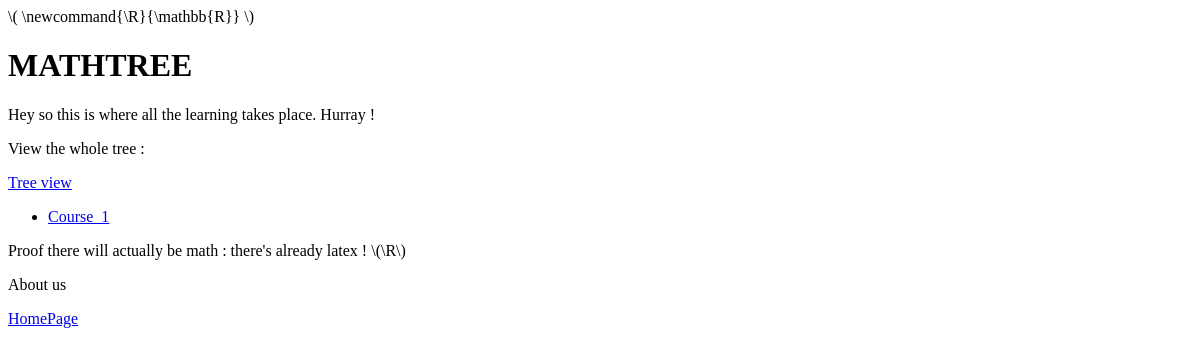
Page /courses/ on the earlier database version.
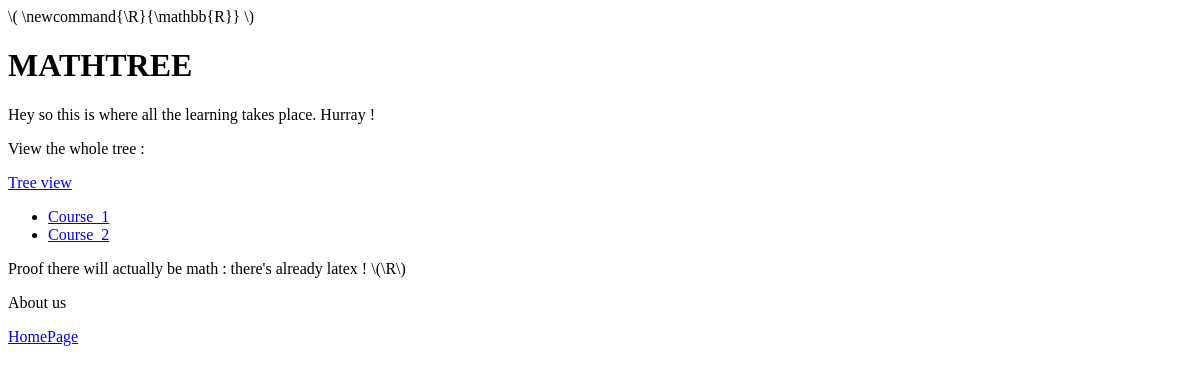
Same page on the later database version.
### Courses/models.py (models this page shows, shortened)
class Course(models.Model) :
    name = models.CharField(max_length = big_number)
    x_position = models.FloatField(default=0)
    y_position = models.FloatField(default=0)
    description = models.TextField(default = "")

### Courses/views.py (the view)
# urls.py: path('', views.courses.as_view(), name = "courses"),
class courses(ListView) :
    template_name = 'Courses/courses.html'
    context_object_name = 'Courses_list'
    def get_queryset(self) :
        return Course.objects.all()

### Courses/templates/Courses/courses.html
{% extends "HomePage/base.html" %}
{% block content %}
<p> Hey so this is where all the learning takes place. Hurray !</p>
<p>View the whole tree :</p>
<a href="{% url 'general_tree_view' %}">Tree view</a>
{% if Courses_list %}
    <ul>
        {% for course in Courses_list%}
        <li><a href="{% url 'course_view' course.name %}">{{course.name}}</a></li>
        {% endfor %}
    </ul>
{% endif %}
<p>Proof there will actually be math : there's already latex ! \(\R\) </p>
{% endblock %}

Differences in the rows shown:
added Course: name "Course_2"
